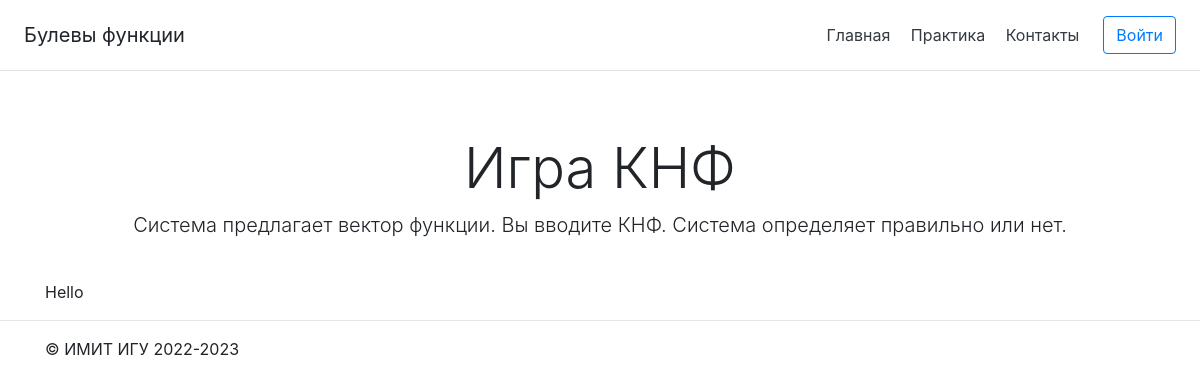
Page /StartTask/KNF on the committed database.
### main/models.py (models this page shows, shortened)
class Task(models.Model):
    title = models.CharField('Название', max_length=255)
    task = models.TextField('Описание')
    type = models.CharField('Тип задачи', max_length=50, default="none")
    class Meta:
        verbose_name = 'Задача'
        verbose_name_plural = 'Задачи'

### main/views.py (the view)
# urls.py: path('StartTask/KNF', knf, name='KNF'),
def knf(request):
    task = Task.objects.get(type="KNF")
    return render(request, 'main/starttask/KNF.html', {'task': task})

### main/templates/main/starttask/KNF.html
{% extends 'main/starttask/temp.html' %}
{% block task %}
<p>Hello</p>
{% endblock %}

### main/templates/main/starttask/temp.html (shortened to what this page needs)
{% extends 'main/base.html' %}
{% block content %}
    <div class="pricing-header px-3 py-3 pt-md-5 pb-md-4 mx-auto text-center">
      <h1 class="display-4">{{task.title}}</h1>
      <p class="lead">{{task.task}}</p>
    </div>
    <div class="task">
        {% block task %}{% endblock %}
    </div>
{% endblock %}

### rows in the picture
Task: title "Игра КНФ", task "Система предлагает вектор функции. Вы вводите КНФ. Система определяет правильно или нет."
